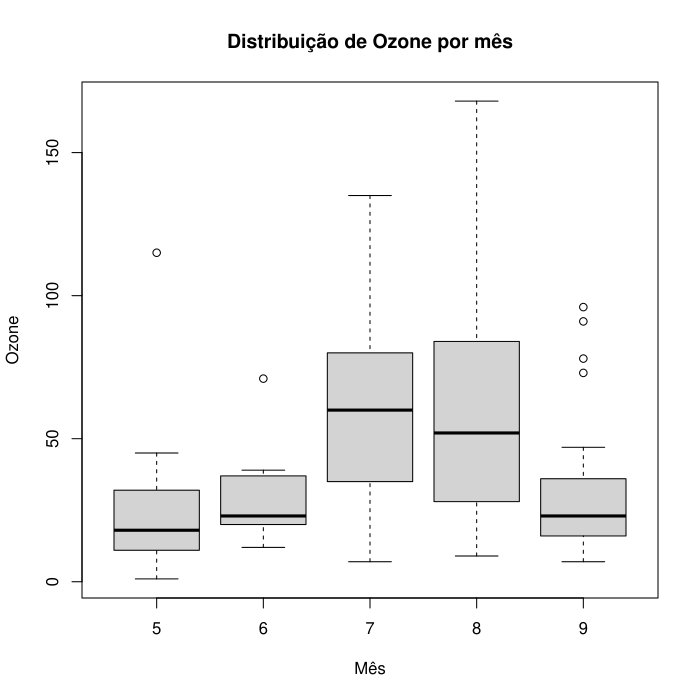

Write R code to recreate this figure.
dados <- read.csv("airquality.csv")

pdf("figura.pdf")

boxplot(
  Ozone ~ Month,
  data = dados,
  main = "Distribuição de Ozone por mês",
  xlab = "Mês",
  ylab = "Ozone",
  na.action = na.omit
)

dev.off()
